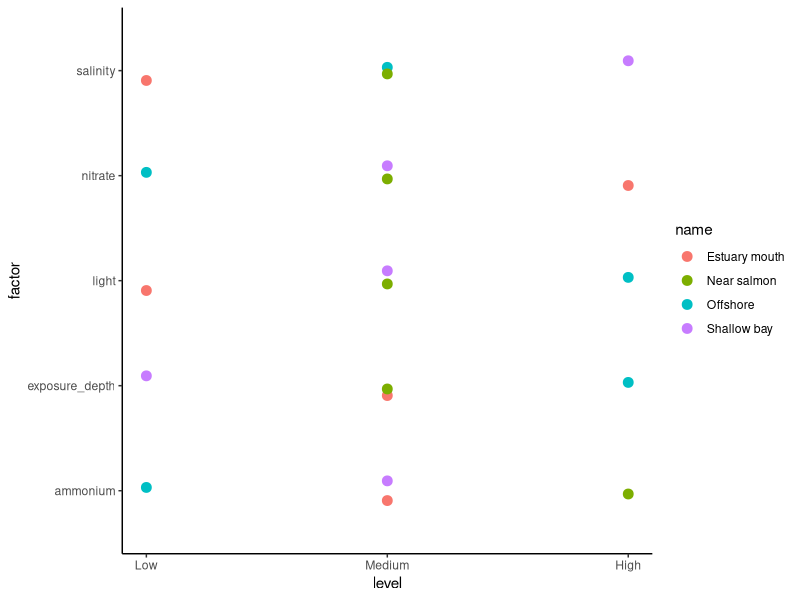

The R source for this figure: (Note: this script raises an error after producing the figure.)
library(GGally)
library(tidyverse)
library(ggplot2)

scens <- data.frame(
  name = c("Shallow bay", "Estuary mouth", "Offshore", "Near salmon"), 
  ammonium = c(0,0,-1,1),
  nitrate = c(0,1,-1,0),
  exposure_depth = c(-1,0,1,0),
  salinity = c(1,-1,0,0),
  light = c(0,-1,1,0)
  # temperature = c(1,0,0,0)
) %>% 
  pivot_longer(names_to = "factor", values_to = "level", cols = c(ammonium, nitrate, exposure_depth, salinity, light))

ggplot(scens, aes(x = factor, y = level, color = name)) +
  geom_point(size = 3, position = position_dodge(0.25)) +
  scale_y_continuous(breaks = c(-1,0,1), labels = c("Low", "Medium", "High")) +
  theme_classic() +
  coord_flip()

(
  p <- ggparcoord(scens,
                  columns = 2:6,
                  scale = "globalminmax",
                  groupColumn = "name") +
    geom_point(size = 1) +
    theme_classic() +
    scale_y_continuous(breaks = c(-1,0,1), labels = c("Low", "Moderate", "High")) +
    scale_x_discrete(breaks = c("ammonium", "nitrate", "exposure_depth", "salinity", "light"#, "temperature"
                                ), 
                     labels = c("Ammonium", "Nitrate", "Exposure/Depth", "Salinity", "Light"#, "Temperature"
                                )) +
    theme(element_text(family = "sans", size = 14, colour = "black"),
          axis.title.x = element_blank(), 
          axis.title.y = element_blank(),
          legend.title = element_blank(),
          legend.position = "none"
          ) +
    theme(aspect.ratio = 0.65)
)

ggsave(plot = p, width = 6, height = 4,
       filename = file.path("C:", "Users", "treimer", "Documents", "R-temp-files", "FRDC-seaweed", "model-outputs", "parcoordplot.png"))


